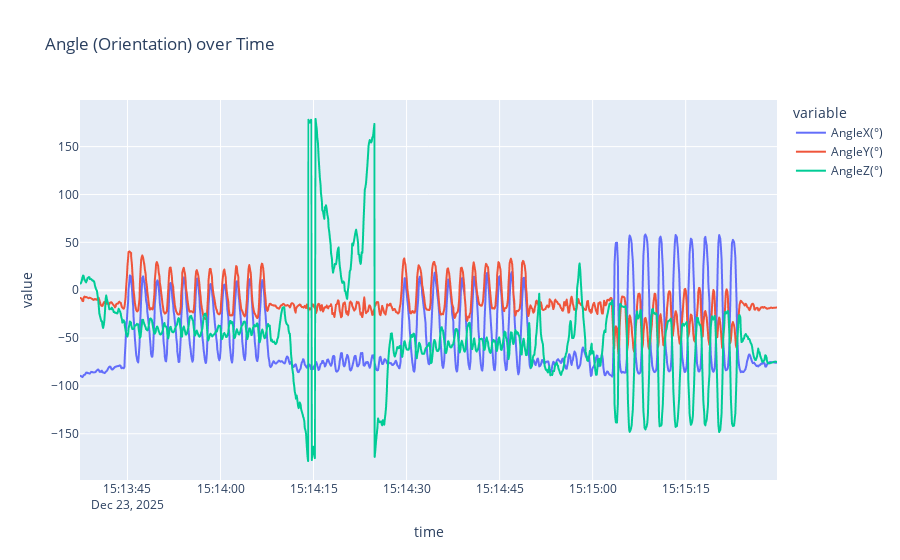

The notebook cell this image was saved under:
### Code cell
# Visualize Angle (Orientation) Data
# This shows the device's orientation in space (Roll, Pitch, Yaw).
fig_angle = px.line(df, y=['AngleX(°)', 'AngleY(°)', 'AngleZ(°)'], title='Angle (Orientation) over Time')
fig_angle.show()

### Figure 1 — Plotly figure (JSON) as saved in the notebook; plotly's stock layout.template omitted (floating-point values rounded to 4 significant figures; data arrays with more than 128 entries replaced by an {"elided": "..."} marker saying what was removed)
{"data": [{"hovertemplate": "variable=AngleX(°)<br>time=%{x}<br>value=%{y}<extra></extra>", "legendgroup": "AngleX(°)", "line": {"color": "#636efa", "dash": "solid"}, "marker": {"symbol": "circle"}, "mode": "lines", "name": "AngleX(°)", "showlegend": true, "type": "scattergl", "x": {"elided": "1117 str values"}, "xaxis": "x", "y": {"elided": "1117 float values"}, "yaxis": "y"}, {"hovertemplate": "variable=AngleY(°)<br>time=%{x}<br>value=%{y}<extra></extra>", "legendgroup": "AngleY(°)", "line": {"color": "#EF553B", "dash": "solid"}, "marker": {"symbol": "circle"}, "mode": "lines", "name": "AngleY(°)", "showlegend": true, "type": "scattergl", "x": {"elided": "1117 str values"}, "xaxis": "x", "y": {"elided": "1117 float values"}, "yaxis": "y"}, {"hovertemplate": "variable=AngleZ(°)<br>time=%{x}<br>value=%{y}<extra></extra>", "legendgroup": "AngleZ(°)", "line": {"color": "#00cc96", "dash": "solid"}, "marker": {"symbol": "circle"}, "mode": "lines", "name": "AngleZ(°)", "showlegend": true, "type": "scattergl", "x": {"elided": "1117 str values"}, "xaxis": "x", "y": {"elided": "1117 float values"}, "yaxis": "y"}], "layout": {"legend": {"title": {"text": "variable"}, "tracegroupgap": 0}, "title": {"text": "Angle (Orientation) over Time"}, "xaxis": {"anchor": "y", "domain": [0, 1], "title": {"text": "time"}}, "yaxis": {"anchor": "x", "domain": [0, 1], "title": {"text": "value"}}}}
